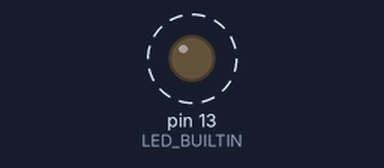
Bench run of a sketch on a simulated Arduino Uno, built with avr-gcc and run on an emulated ATmega328P. Shown: output pins drawn as LEDs (lit = HIGH). Dashed ring = blinking. What the sketch prints to the serial monitor is not drawn.

Above: at 1.2 s.
Timing chart, 0 to 5.7 s (numbered marks = the images above):
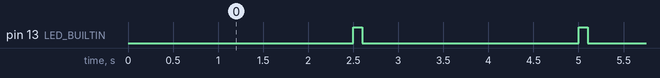

The sketch:

DriftBlimp-Camera_Capture_Trigger.ino
```cpp
/*
 * DriftBlimp - Camera Capture Trigger
 * Board: Arduino Uno R3
 *
 * Purpose:
 * Send a command every ?? seconds to tell
 * the connected PC to capture an image.
 */

// CHANGE THIS to adjust capture frequency
const unsigned long CAPTURE_INTERVAL = 2500;

unsigned long lastCapture = 0;

void setup() {

    // Serial communication with PC
    Serial.begin(19200);

    // Built-in LED indicates capture request
    pinMode(LED_BUILTIN, OUTPUT);

    Serial.println("DriftBlimp Ready");
}

void loop() {

    unsigned long currentTime = millis();

    if (currentTime - lastCapture >= CAPTURE_INTERVAL) {

        lastCapture = currentTime;

        // Tell Python to capture an image
        Serial.println("CAPTURE");

        // Blink LED when command is sent
        digitalWrite(LED_BUILTIN, HIGH);
        delay(100);
        digitalWrite(LED_BUILTIN, LOW);
    }
}
```

Measured:
- by itself, pin 13 (LED_BUILTIN): alternates HIGH for 0.10 s and LOW for 2.4 s
